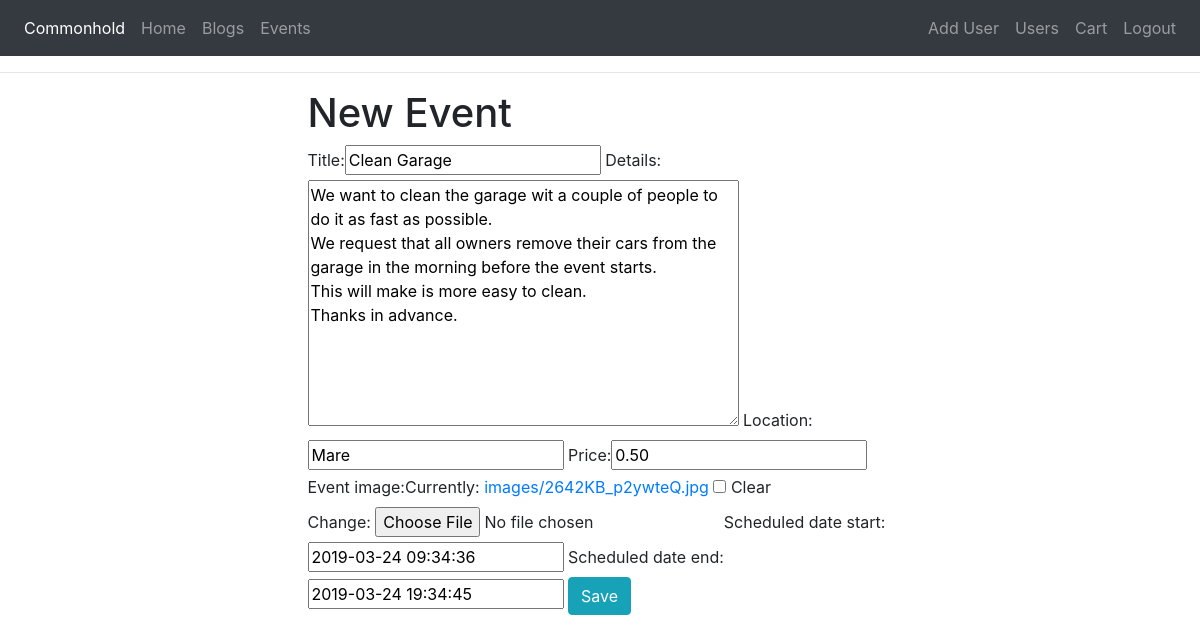
Before: /events/5/edit/ (signed in) with the older database file.
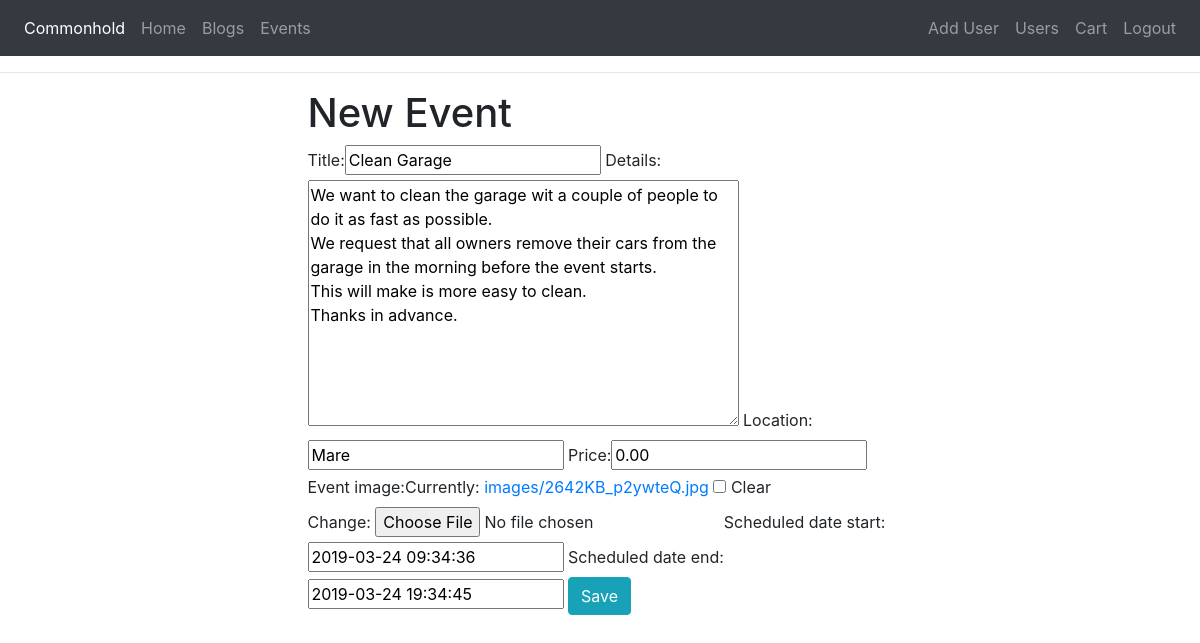
After: the same page with the newer database file.
### events/models.py (models this page shows, shortened)
class Event(models.Model):
    author = models.ForeignKey(User, on_delete=models.CASCADE, related_name="event_author")
    title = models.CharField(max_length=200)
    details = models.TextField()
    location = models.CharField(max_length=200)
    views = models.IntegerField(default=0)
    price = models.DecimalField(max_digits=6, decimal_places=2)
    event_image = models.ImageField(upload_to="images", null=True, blank=True)
    scheduled_date_start = models.DateTimeField(blank=True, null=True)
    scheduled_date_end = models.DateTimeField(blank=True, null=True)
    published_date = models.DateTimeField(auto_now_add=True)

### events/views.py (the view)
# urls.py: url(r'^(?P<pk>\d+)/edit/$', create_or_edit_event, name='edit_event'),
@login_required
def create_or_edit_event(request, pk=None):
    event = get_object_or_404(Event, pk=pk) if pk else None
    if request.method =="POST":
        print("form is a post")
        form = EventPostForm(request.POST, request.FILES, instance=event)
        ep_form = form.save(commit=False)
        ep_form.author = User.objects.get(pk=request.user.id)
        ep_form.save()
        return redirect(get_events)
    else:
        print("form is a get")
        form = EventPostForm(instance=event)
    return render(request, "eventpostform.html", {'form': form})

### events/forms.py
class EventPostForm(forms.ModelForm):
    class Meta:
        model = Event
        exclude = ["author", "views"]

### cart/contexts.py (called while the page is built)
def cart_contents(request):
    cart = request.session.get('cart', {})
    cart_items = []
    total = 0
    product_count = 0
    for id, quantity in cart.items():
        event = get_object_or_404(Event, pk=id)
        total += quantity * event.price
        product_count += quantity
        cart_items.append({'id':id, 'quantity': quantity, 'event': event})
    return { 'cart_items': cart_items, 'total': total,
        'product_count': product_count }

### events/templates/eventpostform.html (shortened to what this page needs)
{% extends "base.html" %}
{% load bootstrap_tags %}
{% block content %}
<div class="row justify-content-md-center">
    <div class="col-12 col-md-6">
    <h1>New Event</h1>
    <form method="POST" enctype="multipart/form-data">
        {{ form | as_bootstrap }}
        <button type="submit" class="btn btn-info">Save</button>
    </form>
    </div>
</div>
{% endblock %}

Changed rows visible on the page:
changed Event "Clean Garage": price "0.50" → "0.00"
